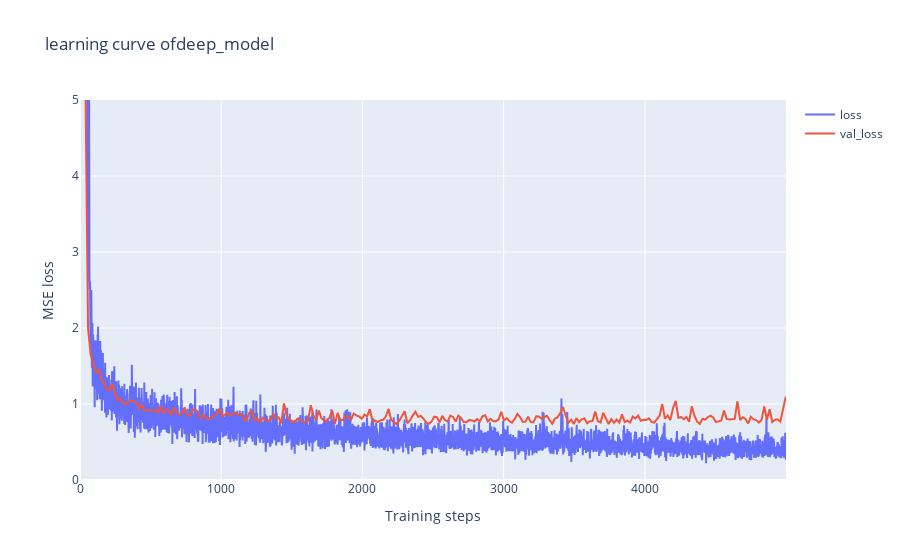

Here is the notebook cell this chart was saved with:
### Code cell
plot_learning_curve(model_loss_record,title='deep_model')

### Figure 1 — Plotly figure (JSON) as saved in the notebook; plotly's stock layout.template omitted (floating-point values rounded to 4 significant figures; data arrays with more than 128 entries replaced by an {"elided": "..."} marker saying what was removed)
{"data": [{"marker": {"size": 10, "symbol": 18}, "mode": "lines", "name": "loss", "type": "scatter", "x": {"elided": "5000 int values"}, "y": {"elided": "40489 float values"}}, {"marker": {"size": 10, "symbol": 2}, "mode": "lines", "name": "val_loss", "type": "scatter", "x": {"elided": "264 int values"}, "y": {"elided": "2131 float values"}}], "layout": {"title": {"text": "learning curve ofdeep_model"}, "xaxis": {"title": {"text": "Training steps"}}, "yaxis": {"range": [0, 5], "title": {"text": "MSE loss"}}}}
